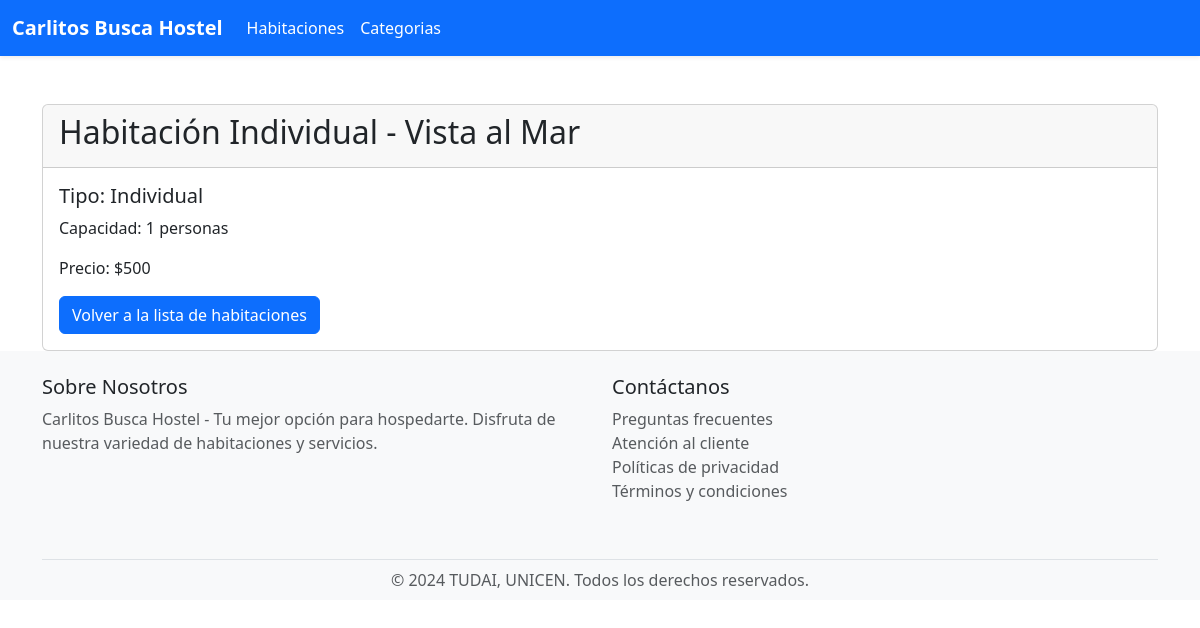
The app's page /RoomsDetails/1 with its own data.
### tables this page shows
CREATE TABLE `habitaciones` (
  `id_habitacion` int(11) NOT NULL,
  `Nombre` varchar(50) NOT NULL,
  `Tipo` varchar(20) NOT NULL,
  `Capacidad` int(11) NOT NULL,
  `Precio` int(11) NOT NULL,
  `foto_habitacion` varchar(250) NOT NULL
);

### app/views/hostel.view.php (called while the page is built, shortened)
<?php
class HostelView {
    public function showRoomDetails($room) {
        require_once './templates/header.phtml';
        require_once './templates/room_details.phtml';
        require_once './templates/footer.phtml';
    }
}

### app/models/hostel.model.php (called while the page is built, shortened)
<?php
class HostelModel {
    private $db;
    public function __construct() {
        $this->db = new PDO('mysql:host=localhost;dbname=hostel_web2;charset=utf8', 'root', '');
    }
    public function getRoomById($id_habitacion) {
        $query = $this->db->prepare('SELECT * FROM habitaciones WHERE id_habitacion = ?');
        $query->execute([$id_habitacion]);
        return $query->fetch(PDO::FETCH_OBJ);
    }
}

### templates/room_details.phtml (the view)
<div class="container mt-5">
    <div class="card">
        <div class="card-header">
            <h2><?= htmlspecialchars($room->Nombre) ?></h2>
        </div>
        <div class="card-body">
            <h5 class="card-title">Tipo: <?= htmlspecialchars($room->Tipo) ?></h5>
            <p class="card-text">Capacidad: <?= htmlspecialchars($room->Capacidad) ?> personas</p>
            <p class="card-text">Precio: $<?= htmlspecialchars($room->Precio) ?></p>
            <a href='<?= BASE_URL ?>Rooms' class='btn btn-primary'>Volver a la lista de habitaciones</a>
        </div>
    </div>
</div>

### records on screen
habitaciones: Nombre "Habitación Individual - Vista al Mar", Tipo "Individual", Capacidad "1", Precio "500"
